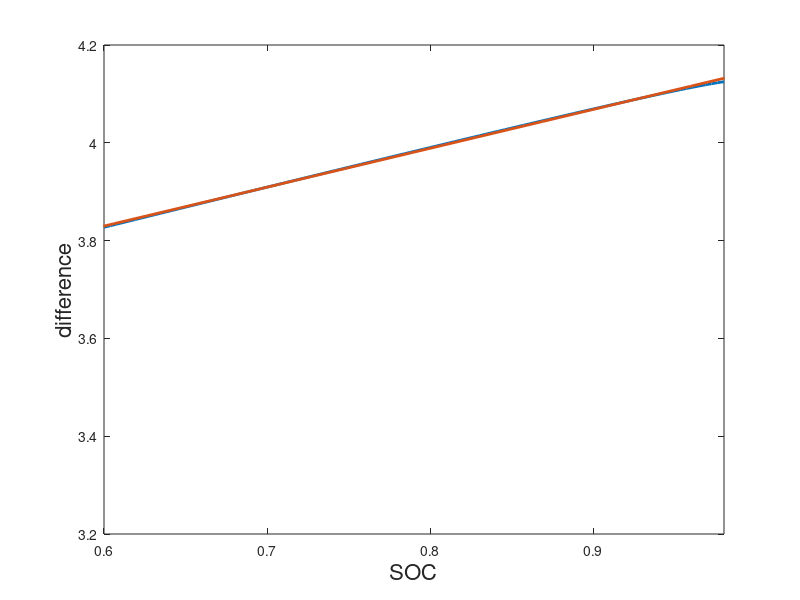

Write MATLAB code to recreate this figure.
clear
%focvの計算(SOC70%~98%)
E0 = 3.3450;
K1 = 0.0030;
K2 = 0.0070;
K3 = 0.0040;
K4 = -0.8280;
soc = linspace(60,98).*0.01;
focv = zeros(1,100);
for n = 1:100
    focv(1,n) = E0 + K1*log(soc(n)) + K2*log(1-soc(n)) - (K3/soc(n)) - K4*soc(n);
end
x = linspace(0,1);
%1次式で近似
y = zeros(1,100);
p60to98 =polyfit(soc,focv,1)
diff = zeros(1,100)
for n = 1:100
    y(1,n) = p60to98(1,1)*x(1,n)+p60to98(1,2);
    % diff(1,100) = focv(1,n)-y(1,n);%差分
end

%plotの調整と保存
fig = figure
p1 = plot(soc,focv,'LineWidth',2)
hold on
p2 = plot(x,y,'LineWidth',2)
xlim([0.6,0.98])
% ylim([-0.025,0.001])
xlabel('SOC','FontSize',16);
ylabel('difference','FontSize',16);
% legend([p1 p2],{"focv(SOC(t))","0.7823*SOC(t)+3.3639"},'Location','best','FontSize',16)
% fig2 = figure
% plot(x,diff,'LineWidth',2)
figfolder = ['focv_liner_check23.11.03'];
mkdir(figfolder)
FileName = ['focv_liner_check_23.11.03.emf'];
saveas(fig,[figfolder '\' FileName ]);